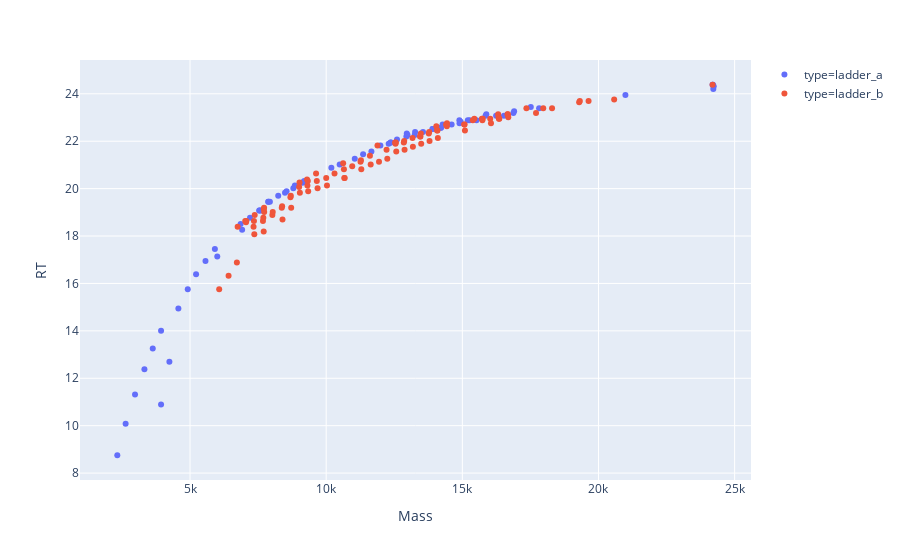

The code cell stored with this chart in its notebook:
### Code cell
plotly_zones(df_matched_5p_s3, df_matched_3p_s3)
